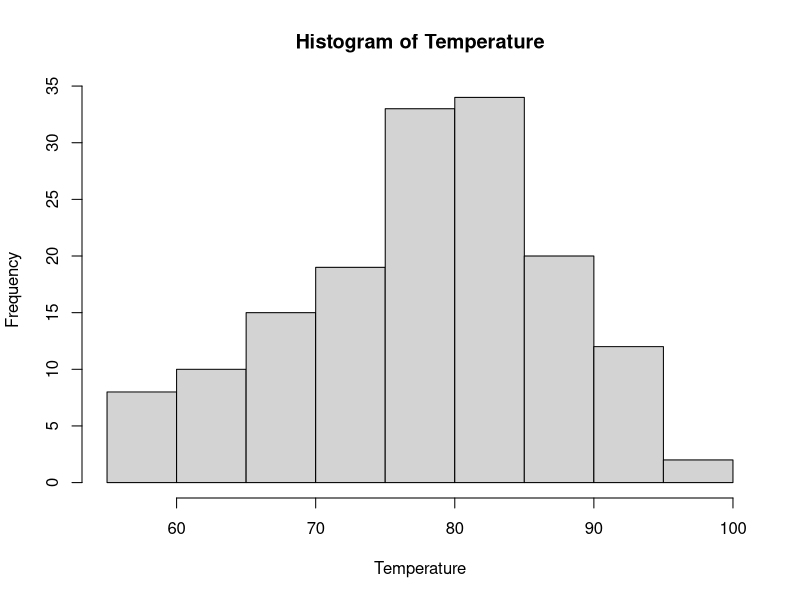
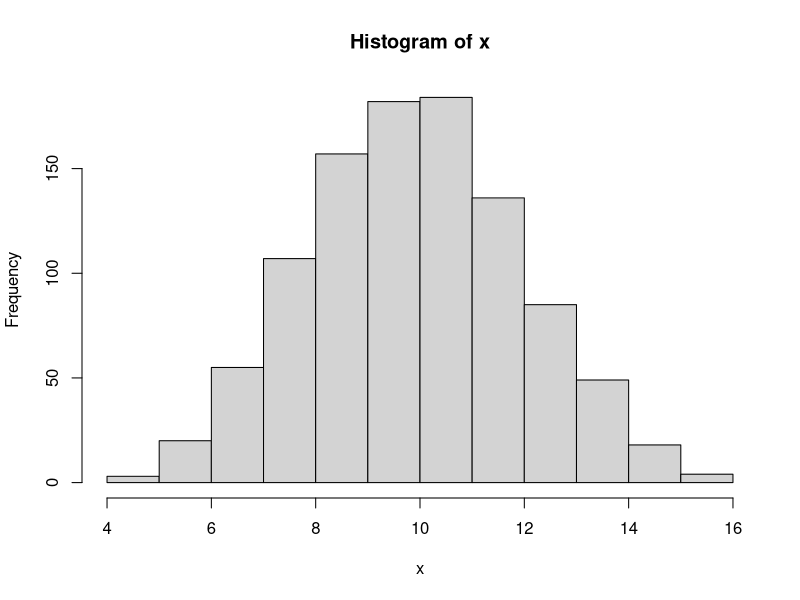
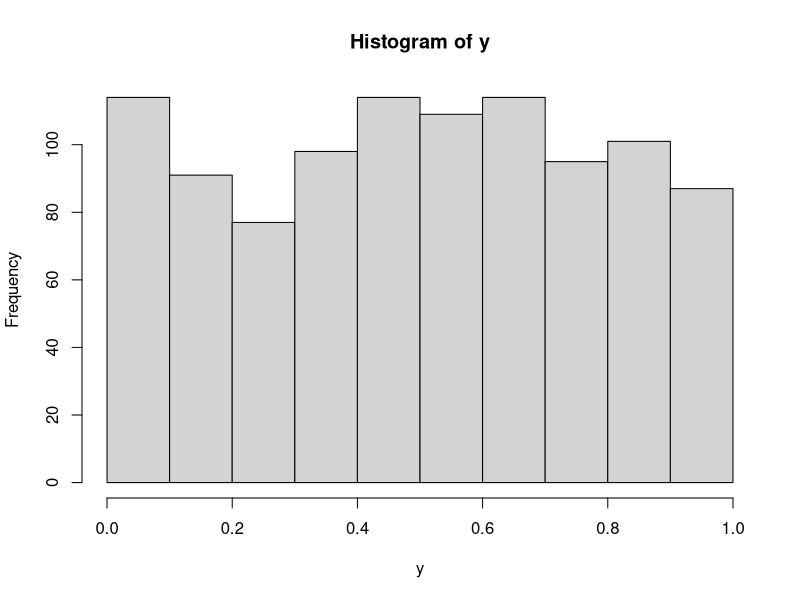

Write R code to recreate these figures, in order.
str(airquality)

Temperature <- airquality$Temp
hist(Temperature)

#normal dist
x <- rnorm(1000, mean=10, sd=2)
hist(x)

#uniform distribution
y <- runif(1000)
hist(y)
